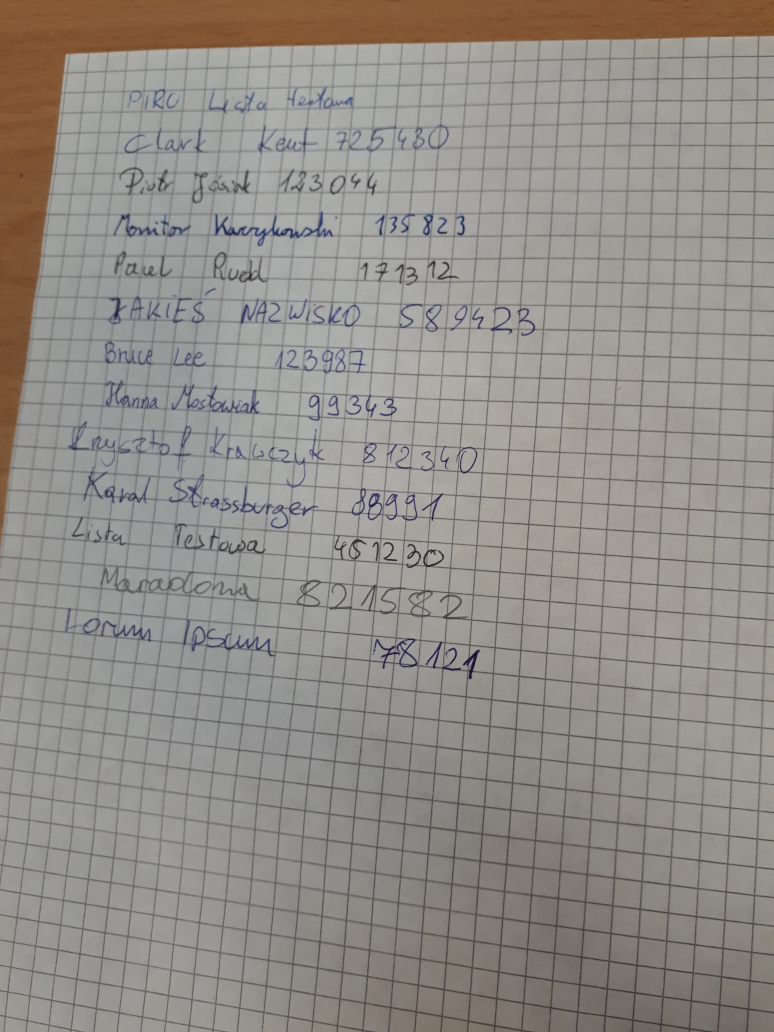
#> input picture data-drive/20190425_152553.jpg, 3096 x 4128 px (shown at 1/4 size)
$ python -i sheet_extractor.py   (imports and definitions only)   (older library calls are emulated)
#> lines starting #> are read from the running program, lines starting #| are printed output that depends on the picture; after the words box and inside, x2 and y2 are one past the last pixel; in counts of white or black regions, pixels touching at a corner belong together
### helpers.py
import cv2

SMALL_HEIGHT = 800


def resize(img, height=SMALL_HEIGHT, allways=False):
    """Resize image to given height."""
    if img.shape[0] > height or allways:
        rat = height / img.shape[0]
        return cv2.resize(img, (int(rat * img.shape[1]), height))

    return img


def ratio(img, height=SMALL_HEIGHT):
    """Getting scale ratio."""
    return img.shape[0] / height

### sheet_extractor.py
import cv2
import numpy as np

from helpers import resize, ratio


def edges_det(img, min_val, max_val, print_img=False):
    """ Preprocessing (gray, thresh, filter, border) + Canny edge detection """
    img = cv2.cvtColor(resize(img), cv2.COLOR_BGR2GRAY)
    # Applying blur and threshold
    img = cv2.bilateralFilter(img, 9, 75, 75)
    img = cv2.adaptiveThreshold(img, 255, cv2.ADAPTIVE_THRESH_GAUSSIAN_C, cv2.THRESH_BINARY, 115, 4)
    if print_img:
        cv2.imshow(f"Threshold", resize(img))
    # Median blur replace center pixel by median of pixels under kelner
    # => removes thin details
    img = cv2.medianBlur(img, 11)
    # Add black border - detection of border touching pages
    # Contour can't touch side of image
    img = cv2.copyMakeBorder(img, 5, 5, 5, 5, cv2.BORDER_CONSTANT, value=[0, 0, 0])
    if print_img:
        cv2.imshow(f"Gray", resize(img))
    return cv2.Canny(img, min_val, max_val)


def four_corners_sort(pts):
    """ Sort corners: top-left, bot-left, bot-right, top-right"""
    diff = np.diff(pts, axis=1)
    summ = pts.sum(axis=1)
    return np.array([pts[np.argmin(summ)],
                     pts[np.argmax(diff)],
                     pts[np.argmax(summ)],
                     pts[np.argmin(diff)]])


def contour_offset(cnt, offset):
    """ Offset contour because of 5px border """
    cnt += offset
    cnt[cnt < 0] = 0
    return cnt


def find_page_contours(edges, img):
    """ Finding corner points of page contour """
    # Getting contours
    im2, contours, hierarchy = cv2.findContours(edges, cv2.RETR_TREE, cv2.CHAIN_APPROX_SIMPLE)

    # Finding biggest rectangle otherwise return original corners
    height = edges.shape[0]
    width = edges.shape[1]
    MIN_COUNTOUR_AREA = height * width * 0.5
    MAX_COUNTOUR_AREA = (width - 10) * (height - 10)

    max_area = MIN_COUNTOUR_AREA
    page_contour = np.array([[0, 0],
                             [0, height - 5],
                             [width - 5, height - 5],
                             [width - 5, 0]])

    for cnt in contours:
        perimeter = cv2.arcLength(cnt, True)
        approx = cv2.approxPolyDP(cnt, 0.03 * perimeter, True)

        # Page has 4 corners and it is convex
        if (len(approx) == 4 and
                cv2.isContourConvex(approx) and
                max_area < cv2.contourArea(approx) < MAX_COUNTOUR_AREA):
            max_area = cv2.contourArea(approx)
            page_contour = approx[:, 0]

    # Sort corners and offset them
    page_contour = four_corners_sort(page_contour)
    return contour_offset(page_contour, (-5, -5))


def persp_transform(img, s_points):
    """ Transform perspective from start points to target points """
    # Euclidean distance - calculate maximum height and width
    height = max(np.linalg.norm(s_points[0] - s_points[1]),
                 np.linalg.norm(s_points[2] - s_points[3]))
    width = max(np.linalg.norm(s_points[1] - s_points[2]),
                np.linalg.norm(s_points[3] - s_points[0]))

    # Create target points
    t_points = np.array([[0, 0],
                         [0, height],
                         [width, height],
                         [width, 0]], np.float32)

    # getPerspectiveTransform() needs float32
    if s_points.dtype != np.float32:
        s_points = s_points.astype(np.float32)

    M = cv2.getPerspectiveTransform(s_points, t_points)
    return cv2.warpPerspective(img, M, (int(width), int(height)))


def extract_sheet(image, print_img=False):
    edges_image = edges_det(image, 200, 250, print_img)

    edges_image = cv2.morphologyEx(edges_image, cv2.MORPH_CLOSE, np.ones((5, 11)))
    if print_img:
        cv2.imshow(f"Edges", resize(edges_image))
    page_contour = find_page_contours(edges_image, resize(image))
    if print_img:
        cv2.imshow(f"Page contour", cv2.drawContours(resize(image), [page_contour], -1, (0, 255, 0), 3))
    page_contour = page_contour.dot(ratio(image))
    return persp_transform(image, page_contour)

>>> import cv2
>>> picture = cv2.imread('data-drive/20190425_152553.jpg')
#> picture is the input picture: shape (4128, 3096, 3); mean B, G, R 137.4, 142.7, 146.9
>>> result = extract_sheet(picture)
#> in resize, `return cv2.resize(img, (int(rat * img.shape[1]), height))`:
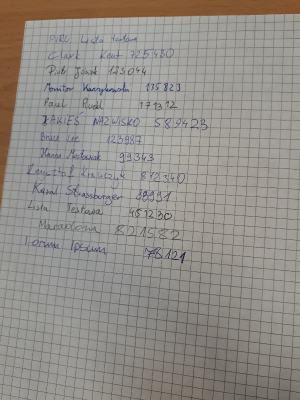
#> returned value: shape (800, 600, 3) (shown at 1/2 size); mean of channels 0, 1, 2 137.3, 142.6, 146.8; drawn as B, G, R
#> in edges_det, `img = cv2.adaptiveThreshold(img, 255, cv2.ADAPTIVE_THRESH_GAUSSIAN_C, ..`:
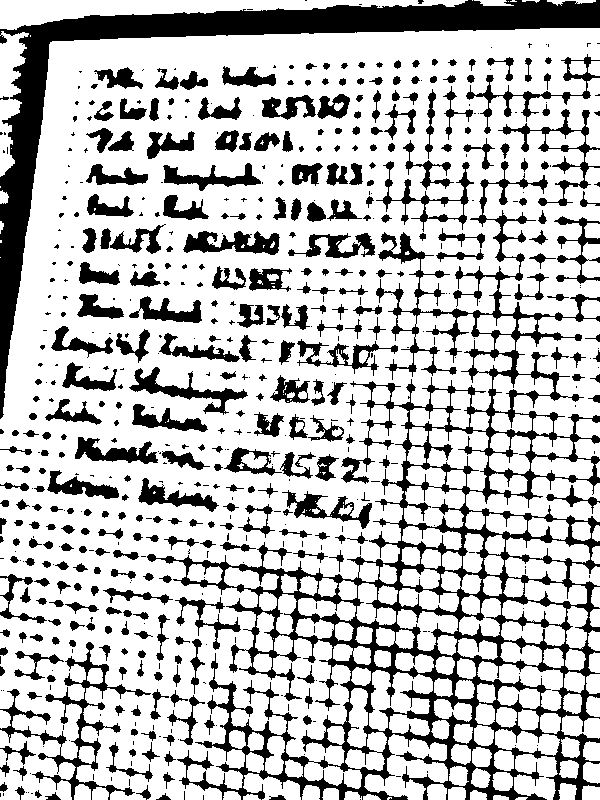
#> img: shape (800, 600); 74.3% white; 600 black regions (267 under 20 px), largest, box (x1, y1, x2, y2) and area: (147, 161, 600, 800) 41252, (0, 0, 600, 419) 22087, (0, 642, 151, 800) 3176
#> in edges_det, `img = cv2.medianBlur(img, 11)`:
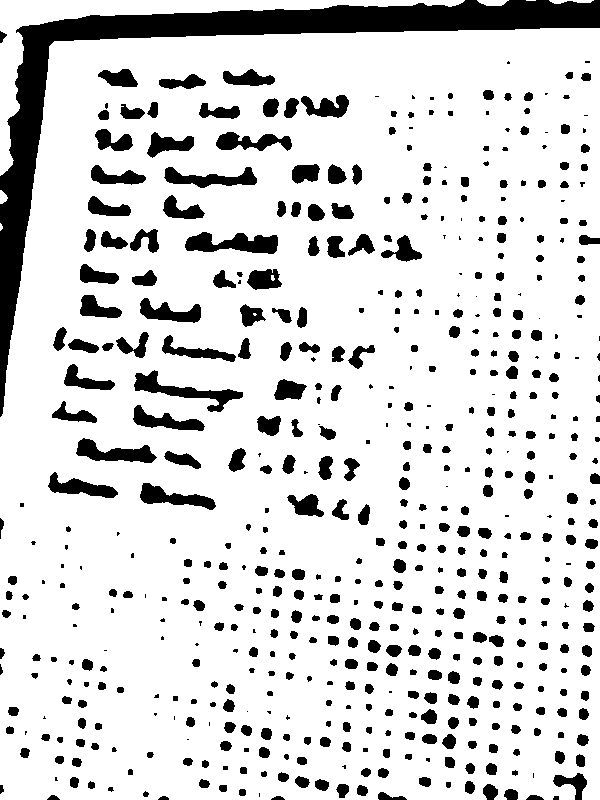
#> img: shape (800, 600); 84.5% white; 561 black regions (101 under 20 px), largest, box (x1, y1, x2, y2) and area: (0, 0, 600, 417) 22151, (185, 232, 278, 254) 1296, (134, 370, 243, 412) 1284
#> in edges_det, `img = cv2.copyMakeBorder(img, 5, 5, 5, 5, cv2.BORDER_CONSTANT, value=[..`:
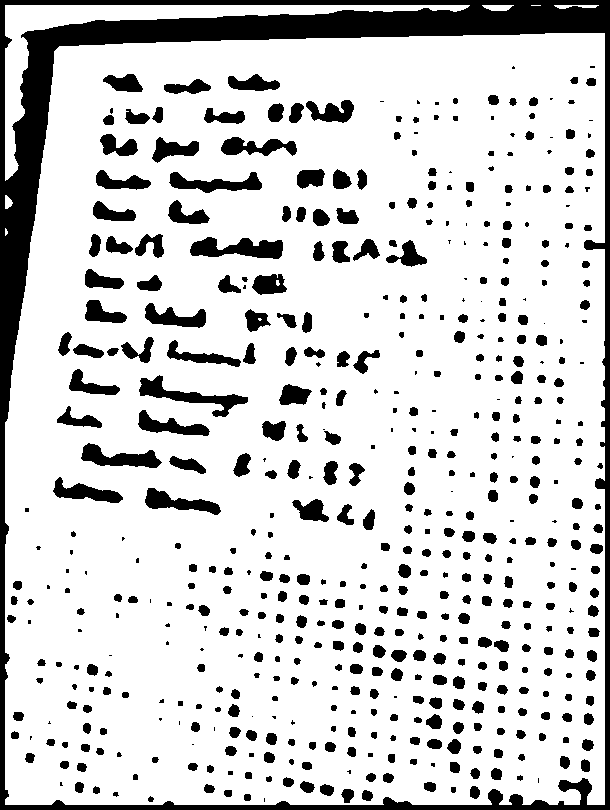
#> img: shape (810, 610); 82.1% white; 539 black regions (98 under 20 px), largest, box (x1, y1, x2, y2) and area: (0, 0, 610, 810) 37841, (190, 237, 283, 259) 1296, (139, 375, 248, 417) 1284
#> in edges_det, `return cv2.Canny(img, min_val, max_val)`:
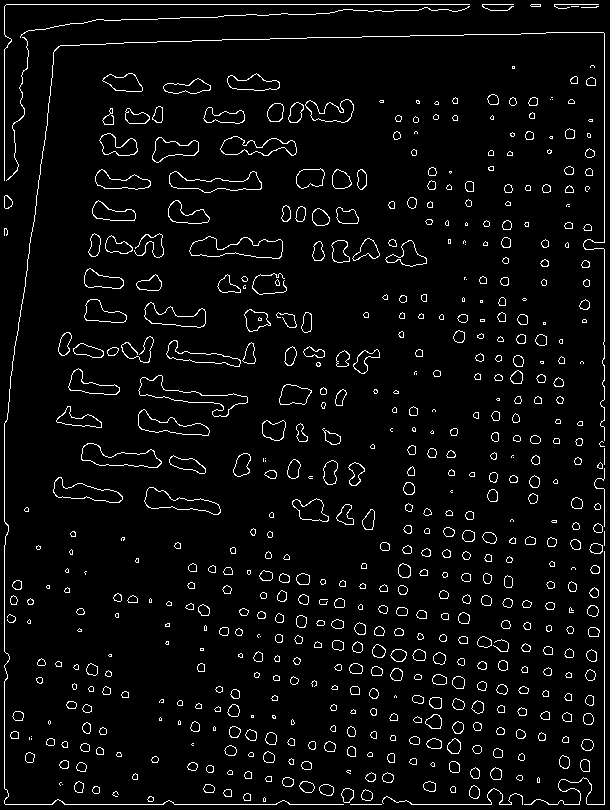
#> returned value: shape (810, 610); 4.5% white in thin lines or dots
#> in extract_sheet, `edges_image = cv2.morphologyEx(edges_image, cv2.MORPH_CLOSE, np.ones((..`:
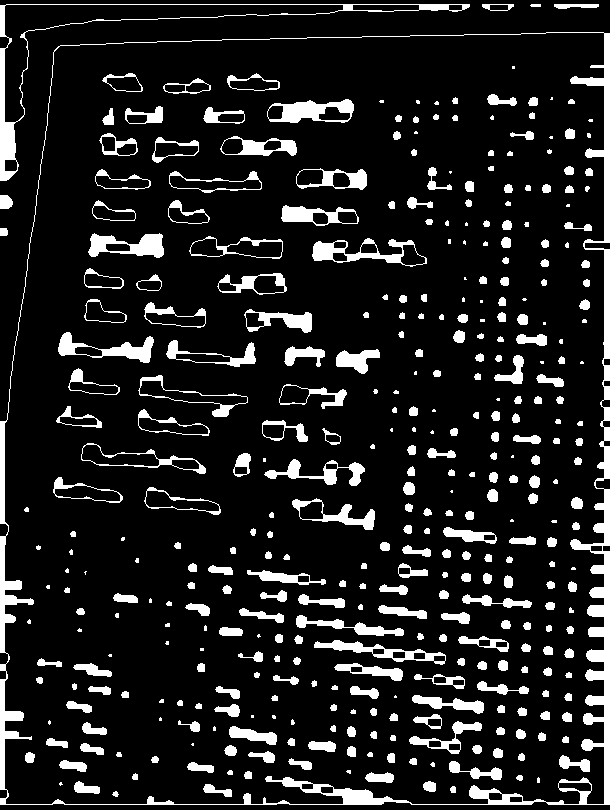
#> edges_image: shape (810, 610); 12.5% white; 379 white regions (72 under 20 px)
#> in find_page_contours, `im2, contours, hierarchy = cv2.findContours(edges, cv2.RETR_TREE, cv2...`: contours = 457 contours, 101 with area under 20; largest, box (x1, y1, x2, y2) and area: (0, 32, 610, 805) 453774, (4, 32, 605, 805) 443440, (0, 4, 470, 181) 8839, (4, 4, 344, 123) 6774, (312, 238, 427, 267) 1592
#> the loop in find_page_contours, `for cnt in contours:` made 457 passes
#> (perimeter, max_area, page_contour) on pass 3: (2922.5, 443545.5, [[609, 33], [54, 50], [0, 804], [609, 804]])
#> after the loop in find_page_contours, `for cnt in contours:`: max_area = 443545.5
#> in four_corners_sort, `diff = np.diff(pts, axis=1)`: diff = [-576, -4, 804, 195]
#> in four_corners_sort, `summ = pts.sum(axis=1)`: summ = [642, 104, 804, 1413]
#> in find_page_contours, `page_contour = four_corners_sort(page_contour)`: page_contour = [[54, 50], [0, 804], [609, 804], [609, 33]]
#> in contour_offset, `cnt += offset`: cnt = [[49, 45], [-5, 799], [604, 799], [604, 28]]
#> in extract_sheet, `page_contour = find_page_contours(edges_image, resize(image))`: page_contour = [[49, 45], [0, 799], [604, 799], [604, 28]]
#> in extract_sheet, `page_contour = page_contour.dot(ratio(image))`: page_contour = [[252.8, 232.2], [0, 4122.8], [3116.6, 4122.8], [3116.6, 144.5]]
#> in persp_transform, `height = max(np.linalg.norm(s_points[0] - s_points[1]), np.linalg.norm..`: height = 3978.4
#> in persp_transform, `width = max(np.linalg.norm(s_points[1] - s_points[2]), np.linalg.norm(..`: width = 3116.6
#> in persp_transform, `t_points = np.array([[0, 0], [0, height], [width, height], [width, 0]]..`: t_points = [[0, 0], [0, 3978.4], [3116.6, 3978.4], [3116.6, 0]]
#> in persp_transform, `s_points = s_points.astype(np.float32)`: s_points has the same summary as page_contour in extract_sheet
#> in persp_transform, `M = cv2.getPerspectiveTransform(s_points, t_points)`: M = [[1.12, 0.073, -301], [0.0344, 1.12, -269.6], [8.65e-06, 2.34e-05, 1]]
#> in persp_transform, `return cv2.warpPerspective(img, M, (int(width), int(height)))`:
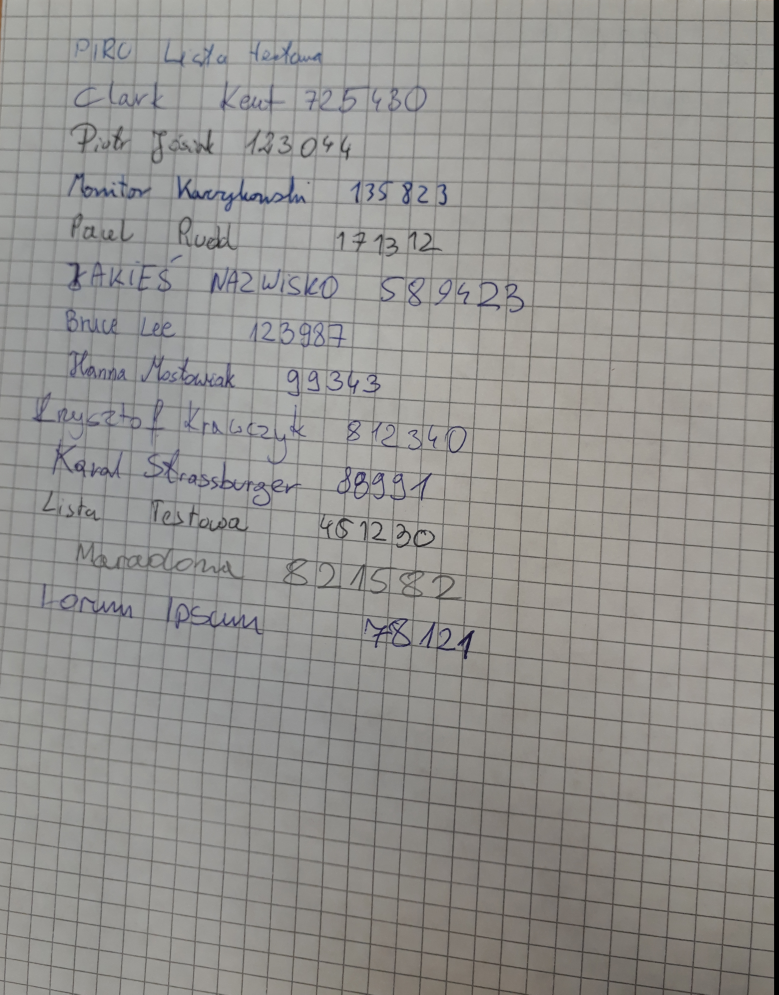
#> returned value: shape (3978, 3116, 3) (shown at 1/4 size); mean of channels 0, 1, 2 143.1, 146.3, 147.7; drawn as B, G, R
